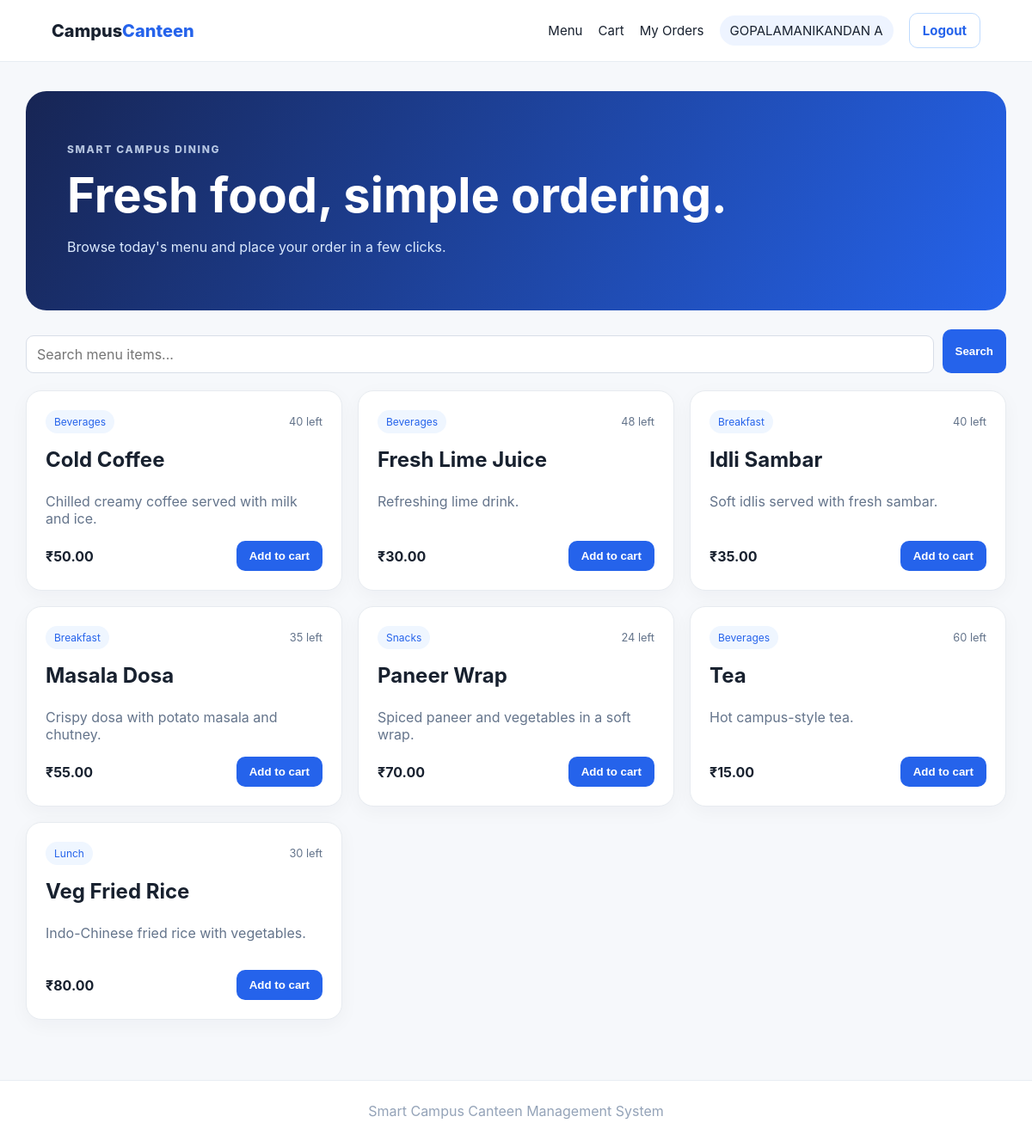
/menu (signed in), run on the app's committed database.
### models.py (models this page shows)
class User(db.Model):
    id = db.Column(db.Integer, primary_key=True)
    name = db.Column(db.String(100), nullable=False)
    email = db.Column(db.String(150), unique=True, nullable=False, index=True)
    password_hash = db.Column(db.String(255), nullable=False)
    role = db.Column(db.String(20), nullable=False, default="student")
    orders = db.relationship("Order", back_populates="user", cascade="all, delete-orphan")

class MenuItem(db.Model):
    id = db.Column(db.Integer, primary_key=True)
    name = db.Column(db.String(120), nullable=False)
    description = db.Column(db.Text, default="")
    category = db.Column(db.String(80), nullable=False, default="General")
    price = db.Column(db.Float, nullable=False)
    stock = db.Column(db.Integer, nullable=False, default=0)
    is_available = db.Column(db.Boolean, nullable=False, default=True)

### app.py (the view)
@app.route("/menu")
def menu():
    query = request.args.get("q", "").strip()
    items_query = MenuItem.query.filter_by(is_available=True)
    if query:
        items_query = items_query.filter(MenuItem.name.ilike(f"%{query}%"))
    items = items_query.order_by(MenuItem.name).all()
    return render_template("menu.html", items=items, query=query)

### app.py (called while the page is built)
def current_user():
    user_id = session.get("user_id")
    return db.session.get(User, user_id) if user_id else None

@app.context_processor
def inject_user():
    return {"current_user": current_user()}

### templates/menu.html
{% extends "base.html" %}{% block title %}Menu | Campus Canteen{% endblock %}
{% block content %}
<section class="hero">
  <div><p class="eyebrow">SMART CAMPUS DINING</p><h1>Fresh food, simple ordering.</h1><p>Browse today's menu and place your order in a few clicks.</p></div>
</section>
<form class="search" method="get">
  <input name="q" value="{{ query }}" placeholder="Search menu items...">
  <button class="btn" type="submit">Search</button>
</form>
<div class="grid">
{% for item in items %}
  <article class="card">
    <div class="card-top"><span class="pill">{{ item.category }}</span><span class="stock">{{ item.stock }} left</span></div>
    <h2>{{ item.name }}</h2><p class="muted">{{ item.description }}</p>
    <div class="card-bottom"><strong>₹{{ '%.2f'|format(item.price) }}</strong>
      {% if current_user %}
      <form method="post" action="{{ url_for('add_to_cart', item_id=item.id) }}"><button class="btn" type="submit" {% if item.stock < 1 %}disabled{% endif %}>{% if item.stock %}Add to cart{% else %}Sold out{% endif %}</button></form>
      {% else %}<a class="btn" href="{{ url_for('login') }}">Login to order</a>{% endif %}
    </div>
  </article>
{% else %}
  <div class="empty"><h2>No items found</h2><p>Try another search.</p></div>
{% endfor %}
</div>
{% endblock %}

### templates/base.html (shortened to what this page needs)
<!doctype html>
<html lang="en">
<head>
  <link rel="stylesheet" href="{{ url_for('static', filename='css/style.css') }}">
</head>
<body>
<header class="navbar">
  <a class="brand" href="{{ url_for('menu') }}">Campus<span>Canteen</span></a>
  <nav>
    <a href="{{ url_for('menu') }}">Menu</a>
    {% if current_user %}
      <a href="{{ url_for('cart') }}">Cart</a>
      <a href="{{ url_for('order_history') }}">My Orders</a>
      <span class="user-chip">{{ current_user.name }}</span>
      <a class="btn btn-outline" href="{{ url_for('logout') }}">Logout</a>
    {% else %}
      <a href="{{ url_for('login') }}">Login</a>
      <a class="btn" href="{{ url_for('register') }}">Register</a>
    {% endif %}
  </nav>
</header>
<main class="container">
  {% block content %}{% endblock %}
</main>
<footer>Smart Campus Canteen Management System</footer>
</body>
</html>

### static/css/style.css (style rules this page uses)
* { box-sizing:border-box }
body { margin:0;font-family:Inter,ui-sans-serif,system-ui,-apple-system,BlinkMacSystemFont,"Segoe UI",sans-serif;background:#f6f8fb;color:#18212f }
a { text-decoration:none;color:inherit }
.navbar { height:72px;background:#fff;border-bottom:1px solid #e8edf3;display:flex;align-items:center;justify-content:space-between;padding:0 5%;position:sticky;top:0;z-index:10 }
.brand { font-size:1.25rem;font-weight:800 }
.brand span { color:#2563eb }
.navbar nav { display:flex;align-items:center;gap:18px;font-size:.94rem }
.user-chip { background:#eef4ff;padding:8px 12px;border-radius:999px }
.container { max-width:1180px;margin:0 auto;padding:34px 20px 70px }
.hero { background:linear-gradient(120deg,#172554,#2563eb);color:#fff;border-radius:24px;padding:48px;margin-bottom:22px }
.hero h1 { font-size:clamp(2rem,5vw,3.5rem);margin:6px 0 }
.hero p { max-width:650px;color:#dbeafe }
.eyebrow { font-size:.75rem;font-weight:800;letter-spacing:.14em;opacity:.8 }
.search { display:flex;gap:10px;margin:20px 0 }
.search input { flex:1 }
.grid { display:grid;grid-template-columns:repeat(3,1fr);gap:18px }
.card,.panel,.auth-card,.order-card { background:#fff;border:1px solid #e7ebf0;border-radius:18px;padding:22px;box-shadow:0 6px 22px rgba(15,23,42,.04) }
.card { min-height:230px;display:flex;flex-direction:column }
.card h2 { margin:16px 0 8px }
.card-top,.card-bottom,.order-head,.order-items div,.cart-actions { display:flex;justify-content:space-between;align-items:center;gap:12px }
.card-bottom { margin-top:auto }
.pill { font-size:.75rem;background:#eff6ff;color:#2563eb;padding:6px 10px;border-radius:999px }
.stock { font-size:.8rem;color:#64748b }
.btn { border:0;background:#2563eb;color:#fff;padding:10px 15px;border-radius:10px;font-weight:700;cursor:pointer;display:inline-block }
.btn-outline { background:#fff;color:#2563eb;border:1px solid #bfdbfe }
.muted { color:#64748b }
input,textarea,select { width:100%;border:1px solid #d8dee8;border-radius:9px;padding:11px 12px;background:#fff;font:inherit;margin-top:7px }
footer { text-align:center;color:#94a3b8;padding:25px;border-top:1px solid #e8edf3;background:#fff }

### data on the page
User: name "GOPALAMANIKANDAN A"
MenuItem: category "Beverages", stock "40", name "Cold Coffee", description "Chilled creamy coffee served with milk and ice.", price "50.00", shows "Add to cart"
MenuItem: category "Beverages", stock "48", name "Fresh Lime Juice", description "Refreshing lime drink.", price "30.00", shows "Add to cart"
MenuItem: category "Breakfast", stock "40", name "Idli Sambar", description "Soft idlis served with fresh sambar.", price "35.00", shows "Add to cart"
MenuItem: category "Breakfast", stock "35", name "Masala Dosa", description "Crispy dosa with potato masala and chutney.", price "55.00", shows "Add to cart"
MenuItem: category "Snacks", stock "24", name "Paneer Wrap", description "Spiced paneer and vegetables in a soft wrap.", price "70.00", shows "Add to cart"
MenuItem: category "Beverages", stock "60", name "Tea", description "Hot campus-style tea.", price "15.00", shows "Add to cart"
MenuItem: category "Lunch", stock "30", name "Veg Fried Rice", description "Indo-Chinese fried rice with vegetables.", price "80.00", shows "Add to cart"
